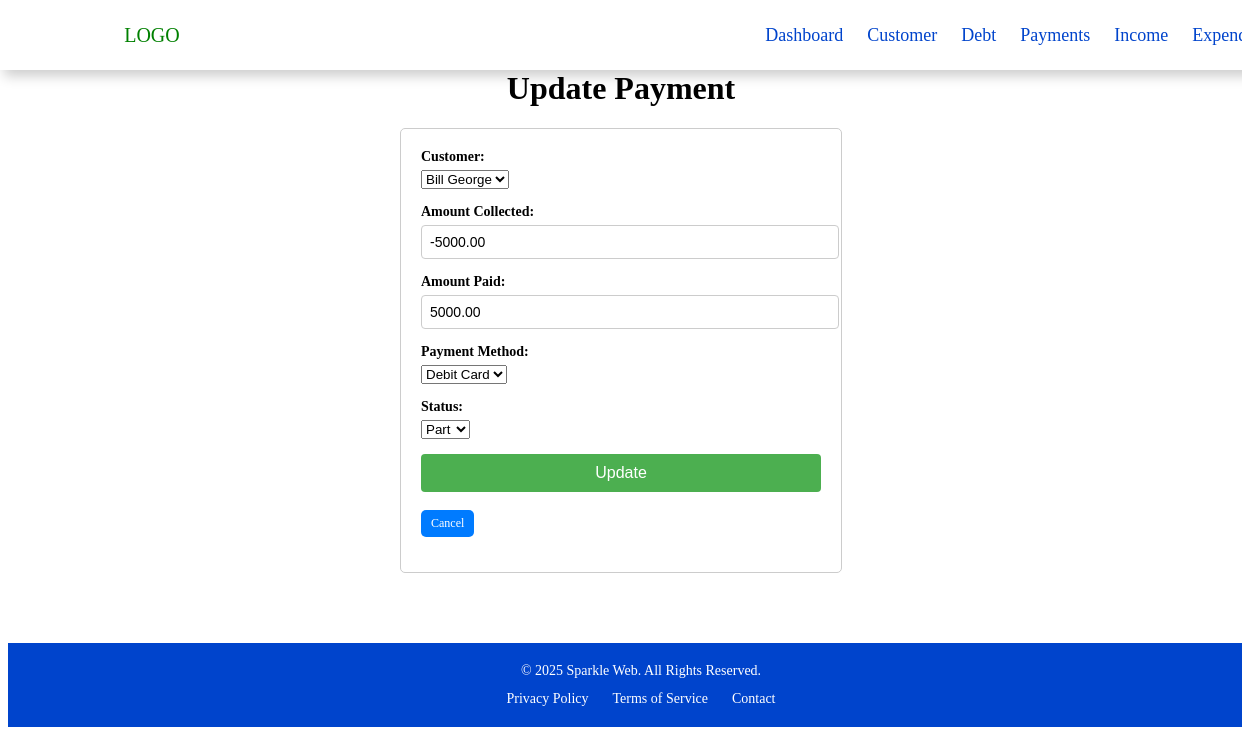
The app's page /payment/update/3/ (signed in) with its own data.
### debtapp/models.py (models this page shows, shortened)
class Payment(models.Model):
    PAYMENT = (
        ('cash', 'Cash'),
        ('transfer', 'Transfer'),
        ('debit card', 'Debit Card'),
    )
    STATUS = (
        ('owing', 'Owing'),
        ('paid', 'Paid'),
        ('part', 'Part'),
    )
    user = models.ForeignKey(User,on_delete=models.CASCADE, null=True)
    customer = models.ForeignKey(Customer, on_delete=models.CASCADE)
    date_paid = models.DateField(auto_now_add=True)
    amount_collected = models.DecimalField(max_digits=10,decimal_places=2, null=True)
    amount_paid = models.DecimalField(max_digits=10, decimal_places=2)
    payment_method = models.CharField(max_length=100, choices=PAYMENT)
    status = models.CharField(max_length=100, choices=STATUS, default='part')
    @property
    def balance(self):
        return self.amount_collected - self.amount_paid

class Customer(models.Model):
    GENDER = (
        ('male', 'Male'),
        ('female', 'Female'),
    )
    user = models.ForeignKey(User,on_delete=models.CASCADE, null=True)
    name = models.CharField(max_length=100)
    email = models.EmailField(unique=True)
    phone = models.CharField(max_length=15)  # Use CharField for phone numbers
    address = models.CharField(max_length=100)
    sex = models.CharField(max_length=6, choices=GENDER)  # Adjusted max_length

### debtapp/views.py (the view, shortened to what this page needs)
# urls.py: path('payment/update/<int:payment_id>/', views.update_payment, name='update_payment'),
def update_payment(request, payment_id):
    if not request.user.is_authenticated:
        return redirect('login')
    payment = get_object_or_404(Payment, id=payment_id)
    customers = Customer.objects.all()
    return render(request, 'forms/payment_update.html', {
        'payment': payment,
        'customers': customers
    })

### debtapp/templates/forms/payment_update.html (shortened to what this page needs)
{% extends 'base.html' %}
{% block content %}
<div class="container">
    <h1>Update Payment</h1>
    <form method="POST" action="{% url 'update_payment' payment.id %}">
        <div>
            <label for="customer">Customer:</label>
            <select name="customer" id="customer" required>
                {% for customer in customers %}
                    <option value="{{ customer.id }}" {% if customer.id == payment.customer.id %}selected{% endif %}>
                        {{ customer.name }}
                    </option>
                {% endfor %}
            </select>
        </div>
        <div>
            <label for="balance">Amount Collected:</label>
            <input type="number" name="balance" id="balance" step="0.01" value="{{ payment.balance }}" required />
        </div>
        <div>
            <label for="amount_paid">Amount Paid:</label>
            <input type="number" name="amount_paid" id="amount_paid" step="0.01" value="{{ payment.amount_paid }}" required />
        </div>
        <div>
            <label for="payment_method">Payment Method:</label>
            <select name="payment_method" id="payment_method" required>
                <option value="debit card" {% if payment.payment_method == 'debit card' %}selected{% endif %}>Debit Card</option>
            </select>
        </div>
        <div>
            <label for="status">Status:</label>
            <select name="status" id="status" required>
                <option value="part" {% if payment.status == 'part' %}selected{% endif %}>Part</option>
            </select>
        </div>
        <div>
            <button type="submit">Update</button>
            <br />
            <br />
            <a href="{% url 'payment_list' %}" class="btn btn-blue">Cancel</a>
        </div>
    </form>
</div>
{% endblock content %}

### debtapp/static/css/style.css (style rules this page uses)
.container { width: 100%; margin: 70px auto; }
.container h1 { text-align: center; }
form { max-width: 400px; margin: 20px auto; padding: 20px; border: 1px solid #ccc; border-radius: 5px; }
form div { margin-bottom: 15px; }
form label { display: block; font-size: 14px; font-weight: bold; margin-bottom: 5px; }
form input { width: 100%; padding: 8px; font-size: 14px; border: 1px solid #ccc; border-radius: 4px; }
form button { width: 100%; padding: 10px; background-color: #4CAF50; color: white; border: none; border-radius: 4px; font-size: 16px; }
.btn { padding: 6px 10px; text-decoration: none; color: white; border-radius: 5px; margin-right: 6px; font-size: 12px; display: inline-block; }
.btn-blue { background-color: #007bff; }

### records on screen
Payment: customer "Bill George", balance "-5000.00", amount_paid "5000.00", payment_method "Debit Card", status "Part"
